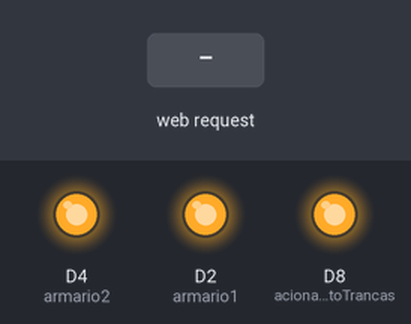
Bench run of a sketch on a simulated ESP8266 (NodeMCU). On the bench: output pins drawn as LEDs (lit = HIGH). The inputs (shaded band) are chosen by the test bench. WiFi joins after 1.5 s; servers stay silent unless stated; what the sketch prints to the serial monitor is not drawn.

Above: at 2.7 s.
2.8 s: HTTP request GET /armario1/On received
At 3.1 s:
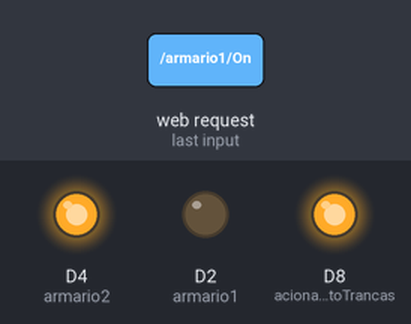
Timing chart, 0 to 9.3 s (numbered marks = the images above; inputs shaded):
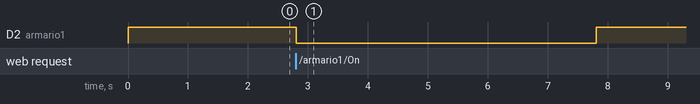

The sketch:

abreTranca.ino
```cpp
#include <ESP8266WiFi.h> // INCLUSÃO CONEXÃO WEB
#include "arduino_secrets.h" // INCLUSÃO USUÁRIO E SENHA

// DEFINIÇÃO DE PADRÕES PARA A CONEXÃO WIFI
IPAddress ip(192,168,0,144); //IP de acesso
IPAddress gateway(192,168,0,1); // Gateway
IPAddress subnet(255,255,255,0); // Mascara de rede

WiFiServer server(80); // CASO OCORRA PROBLEMAS COM A PORTA 80, UTILIZAR OUTRA (EX.: 8082, 8089) E A CHAMADA DA URL FICARÁ IP: PORTA (EX.: 192.168.0.15.8082) - (o padrão WEB é a porta 80)

#define D0 16
#define D1 5
#define D2 4
#define D3 0
#define D4 2
#define D5 14
#define D6 12
#define D7 13
#define D8 15

#define ABRE_TRANCA_1 1
#define ABRE_TRANCA_2 2

#define PAGINA_ERROR_404 -1


// DEFINE OS PINOS A SEREM UTILIZADOS
const int armario1 = D2;
const int armario2 = D4;
const int acionamentoTrancas = D8;
// ESTADO INICIAL DA TRANCA
bool trancaStatus = false;

void requisicao(String);

//-----------------------------------------------------------------------------------------
void setup()
{
    Serial.begin(115200); // INICIALIZA SERIAL
    delay(1);

    //Configura o modo dos pinos
    pinMode(armario1, OUTPUT);
    digitalWrite(armario1, !trancaStatus);

    pinMode(armario2, OUTPUT);
    digitalWrite(armario2, !trancaStatus);

    pinMode(acionamentoTrancas, OUTPUT);
    digitalWrite(acionamentoTrancas, !trancaStatus);

    //Conexão na rede WiFi
    Serial.println();
    Serial.print("Conectando a ");
    Serial.println(ssid);

    WiFi.begin(ssid, password); // PASSA PARAMETROS PARA FUNÇÃO QUE VAI FAZER CONEXÃO COM WIFI
    WiFi.config(ip, gateway, subnet); // PASSA PARAMETROS PARA FUNÇÃO QUE VAI SETAR IP FIXO NO NODEMCU

    while (WiFi.status() != WL_CONNECTED) {
      delay(500);
      Serial.print(".");
    }
    Serial.println("");
    Serial.print("WiFi conectado a rede sem fio ");
    Serial.println(ssid);

    // Inicia o servidor WEB
    server.begin();
    Serial.println("Server iniciado");

    // Mostra o endereco IP
    Serial.print("IP para se conectar: http://");
    Serial.println(WiFi.localIP());
}


//-----------------------------------------------------------------------------------------
void loop()
{
    WiFiClient  client = server.available(); // VERIFICA SE ALGUM CLIENTE ESTÁ CONECTADO NO SERVIDOR
    if (!client) {
      return;
    }
    Serial.println("Novo cliente");
    while(!client.available()) {
      delay(1);
    }
    String request = client.readStringUntil('\r'); // FAZ LEITURA DA PRIMEIRA LINHA DA REQUISIÇÃO


    requisicao(request); // TRATA O REQUEST
    Serial.println(request);

    int pag_id = 0;
    if (request.indexOf("/armario1/On") > -1 || request.indexOf("/armario1/On.html") > -1) {
      Serial.println("Armario 1 aberto");
      pag_id = ABRE_TRANCA_1;
    } else if (request.indexOf("/armario2/On") > -1 || request.indexOf("/armario2/On.html") > -1) {
      Serial.println("Armario 2 aberto");
      pag_id = ABRE_TRANCA_2;
    } else {  // 405 Method Not Allowed
      Serial.println("404 Not Found");
      pag_id = PAGINA_ERROR_404;
    }

    // send the HTTP response
    // send the HTTP response header
    if (pag_id == PAGINA_ERROR_404)
      client.println("HTTP/1.1 404 Not Found");
    else
      client.println("HTTP/1.1 200 OK");

    client.println("Content-Type: text/html");
    client.println("Connection: close");  // the connection will be closed after completion of the response
    client.println();                     // the separator between HTTP header and body

    switch (pag_id) {
      case ABRE_TRANCA_1:
        client.println("Armario 1 aberto com sucesso!");
        break;
      case ABRE_TRANCA_2:
        client.println("Armario 2 aberto com sucesso!");
        break;
      case PAGINA_ERROR_404:
        client.println("Page Not Found");
        break;
    }

    delay(1);

    client.flush();

  // give the web browser time to receive the data
    delay(1);
}

// FUNÇAO REQUISIÇÃO TRANCA1
void requisicao(String request){
  if(request.indexOf("/armario1/On") != -1) {
    trancaStatus = true; // ALTERA STATUS
    digitalWrite(armario1, !trancaStatus); // ON
    delay(5000);
    digitalWrite(armario1, trancaStatus);
  }
 if(request.indexOf("/armario2/On") != -1) {
    trancaStatus = true; // ALTERA STATUS
    digitalWrite(armario2, !trancaStatus); // ON
    delay(5000);
    digitalWrite(armario2, trancaStatus);
  }
}
```

arduino_secrets.h
```cpp
#define ssid "AtomHeartMother.2.4G"
#define password "89427600"
```

Measured:
- after the input at 2.8 s, D2 (armario1): HIGH → LOW at once, → HIGH 5.0 s later
